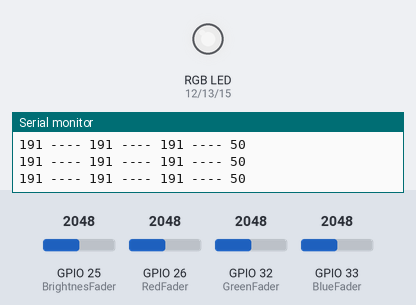
This sketch was run on a simulated ESP32. Parts: an RGB LED mixed from three pins (HIGH = lit), the last lines printed to the serial monitor. The test bench sets the inputs (shaded band); at power-on: GPIO 25 (BrightnesFader) = 2048, GPIO 26 (RedFader) = 2048, GPIO 32 (GreenFader) = 2048, GPIO 33 (BlueFader) = 2048. Dim RGB values are drawn brighter than linear.

Above: at 1.2 s.
1.3 s: GPIO 25 (BrightnesFader) set to 1228
At 1.9 s:
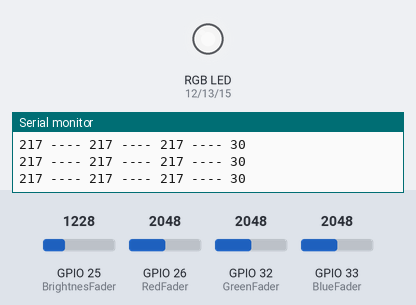
2.8 s: GPIO 26 (RedFader) set to 3972
At 3.7 s:
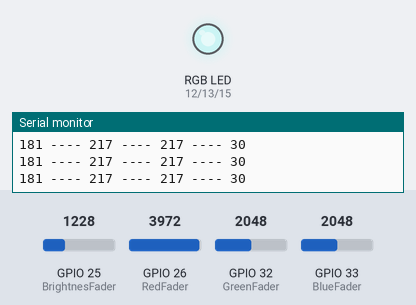
4.3 s: GPIO 32 (GreenFader) set to 3972
At 5.0 s:
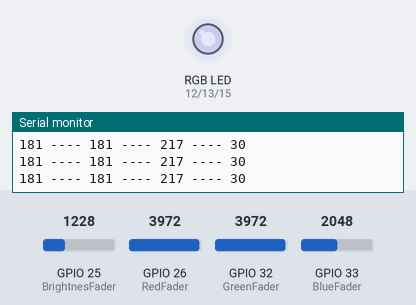
5.8 s: GPIO 26 (RedFader) set to 2866
At 6.8 s:
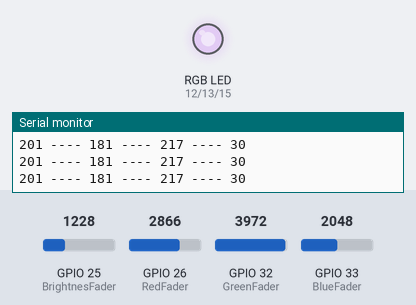
7.3 s: GPIO 33 (BlueFader) set to 3972
At 8.5 s:
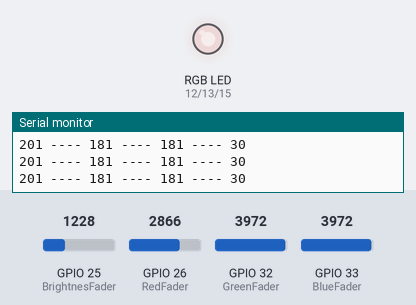
8.8 s: GPIO 32 (GreenFader) set to 2866
At 10.0 s:
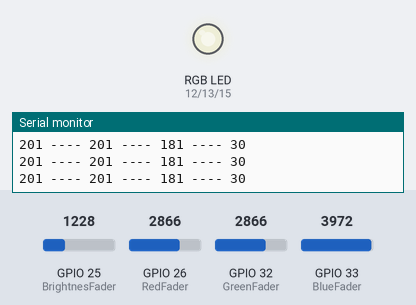
Timing chart, 0 to 11.3 s (numbered marks = the images above; inputs shaded):
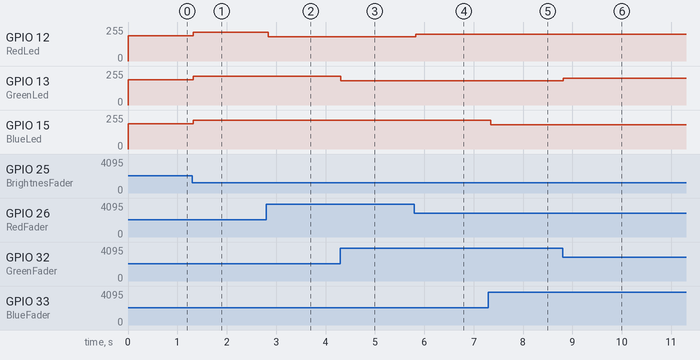

Measured:
- after the input at 1.3 s, GPIO 12 (RedLed), GPIO 13 (GreenLed), GPIO 15 (BlueLed): 191/255 → 217/255 at once
- after the input at 2.8 s, GPIO 12 (RedLed): 217/255 → 181/255 at once
- after the input at 4.3 s, GPIO 13 (GreenLed): 217/255 → 181/255 at once
- after the input at 5.8 s, GPIO 12 (RedLed): 181/255 → 201/255 at once
- after the input at 7.3 s, GPIO 15 (BlueLed): 217/255 → 181/255 after 0.05 s
- after the input at 8.8 s, GPIO 13 (GreenLed): 181/255 → 201/255 at once

The sketch:

LedFaderMixer.ino
```cpp
/*
This is the code for a four fader LED controller.
You have to adjust the Pins for your input and output devices.
As an output I used a normal 5V LED Strip with commond Vcc (5V).
For input I used fader how they are used in music mixer equipment.
This code was designt for an Esp32-PICO-D4.

Designed by ByteMasterFlinki and his coworker SironLudwig
*/

#define DEBUG_OUTPUT true
#define DEBUG_OUTPUT_SERIAL if(DEBUG_OUTPUT)Serial
  // by changing 'true' to 'false' you can disable/enable serial output

#define BrightnesFader 25
#define RedFader       26
#define GreenFader     32
#define BlueFader      33
  // define the input pins for your different faders/potentiometers

#define RedLed   12
#define GreenLed 13
#define BlueLed  15
  // define the output pins for the connected LEDs

int Brightnes  = 0;
int RedValue   = 0;
int GreenValue = 0;
int BlueValue  = 0;
  // make variables for the value that get send to the output pins


void setup() {

  Serial.begin(9600);
    // start the serial communication

  while (!Serial);
    // wait until Serial ist started

  pinMode(RedLed  , OUTPUT);
  pinMode(GreenLed, OUTPUT);
  pinMode(BlueLed , OUTPUT);
    // set the pinmode to output
}


void loop() {

  Brightnes  = map(analogRead(BrightnesFader)  , -25, 4070, 0, 100);
  RedValue   = (map(analogRead(RedFader)       , -25, 4070, 0, 255) * (-1 * Brightnes)) / 100 + 255;
  GreenValue = (map(analogRead(GreenFader)     , -25, 4070, 0, 255) * (-1 * Brightnes)) / 100 + 255 ;
  BlueValue  = (map(analogRead(BlueFader)      , -25, 4070, 0, 255) * (-1 * Brightnes)) / 100 + 255;
    // calculating the output values depends on analog readings from the potentiometers.
    // first the input from the input pins is calculatet to a number between zeroooo and 255.
    // than the brightnes is also calculated in the variable

  analogWrite(RedLed  , RedValue);
  analogWrite(GreenLed, GreenValue);
  analogWrite(BlueLed , BlueValue);
    // write the determined values to the LEDs

  DEBUG_OUTPUT_SERIAL.print(RedValue);
  DEBUG_OUTPUT_SERIAL.print(" ---- ");
  DEBUG_OUTPUT_SERIAL.print(GreenValue);
  DEBUG_OUTPUT_SERIAL.print(" ---- ");
  DEBUG_OUTPUT_SERIAL.print(BlueValue);
  DEBUG_OUTPUT_SERIAL.print(" ---- ");
  DEBUG_OUTPUT_SERIAL.println(Brightnes);
    // serial output for debuging (disable/enablen with #define DEBUG_OUTPUT 'true' or 'false')

 delay(50);
  // let the program wait for 50 milliseconds

}
```
